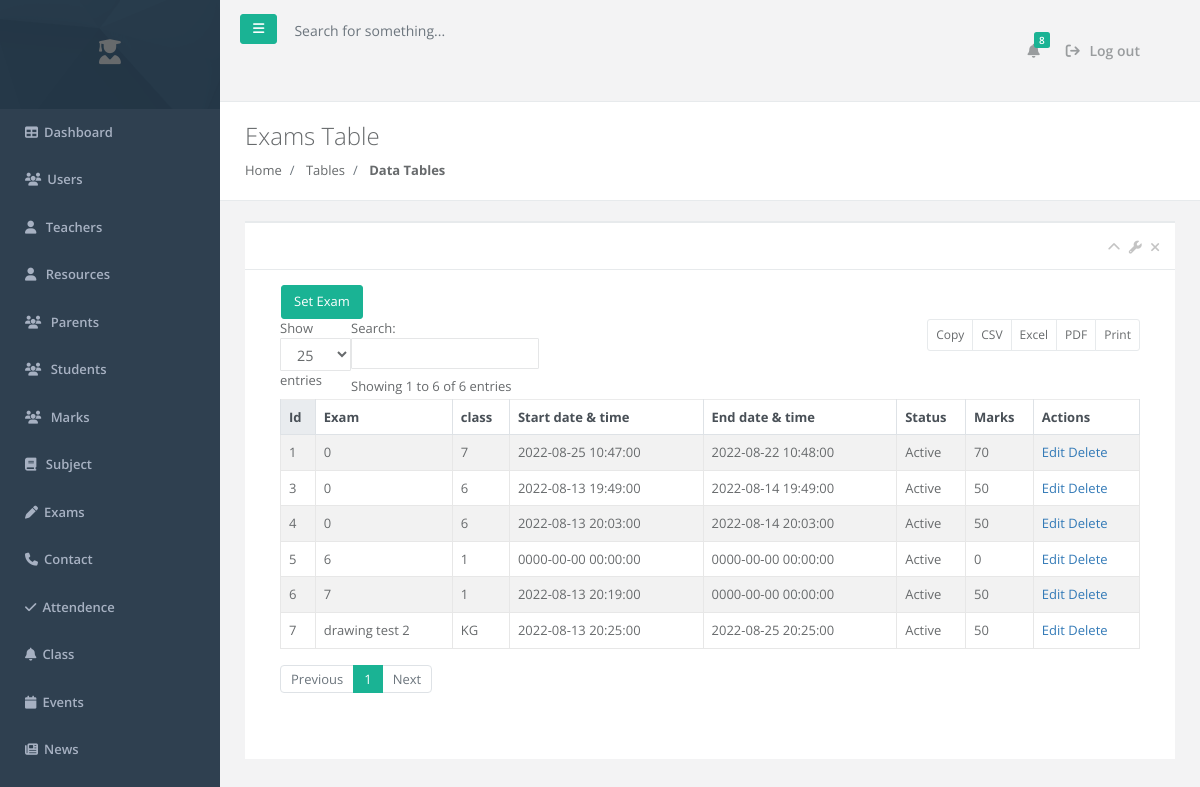
Page /dashboard/exams_student/index.php on the committed database.
### tables this page shows
CREATE TABLE `student_exams` (
  `id` int(11) NOT NULL,
  `exam_id` varchar(50) NOT NULL,
  `class_id` varchar(50) NOT NULL,
  `start_datetime` datetime NOT NULL,
  `end_datetime` datetime NOT NULL,
  `status` varchar(20) NOT NULL DEFAULT 'Active',
  `marks` float NOT NULL
);

### dashboard/exams_student/index.php (the view, shortened to what this page needs)
<?php
include '../sidebar_header.php';
$exams = $db->query("select * from student_exams");
?>
<div class="row wrapper border-bottom white-bg page-heading">
                <div class="col-lg-10">
                    <h2>Exams Table</h2>
                    <ol class="breadcrumb">
                        <li class="breadcrumb-item">
                            <a href="index.html">Home</a>
                        </li>
                        <li class="breadcrumb-item">
                            <a>Tables</a>
                        </li>
                        <li class="breadcrumb-item active">
                            <strong>Data Tables</strong>
                        </li>
                    </ol>
                </div>
                <div class="col-lg-2">
                </div>
            </div>
        <div class="wrapper wrapper-content animated fadeInRight">
            <div class="row">
                <div class="col-lg-12">
                <div class="ibox ">
                    <div class="ibox-title">
                        <div class="ibox-tools">
                            <a class="collapse-link">
                                <i class="fa fa-chevron-up"></i>
                            </a>
                            <a class="dropdown-toggle" data-toggle="dropdown" href="#">
                                <i class="fa fa-wrench"></i>
                            </a>
                            <a class="close-link">
                                <i class="fa fa-times"></i>
                            </a>
                        </div>
                    </div>
                    <div class="ibox-content">
                        <div class="table-responsive">
                        <button class="btn btn-primary ml-3"><a  class=" text-white" href="<?php echo $url ?>exams_student/add.php">Set Exam</a></button>
                        <table class="table table-striped table-bordered table-hover dataTables-example" >
                    <thead class="thead-light">
                        <tr>
                            <th>Id</th>
                            <th>Exam</th>
                            <th>class</th>
                            <th>Start date & time</th>
                            <th>End date & time</th>
                            <th>Status</th>
                            <th>Marks</th>
                            <th>Actions</th>
                        </tr>
                    </thead>
                    <tbody>
                        <?php foreach ($exams as $row) {?>
                        <tr>
                            <td><?php echo $row['id']; ?></td>
                            <td><?php echo $row['exam_id']; ?></td>
                            <td><?php echo $row['class_id']; ?></td>
                            <td><?php echo $row['start_datetime']; ?></td>
                            <td><?php echo $row['end_datetime']; ?></td>
                            <td><?php echo $row['status']; ?></td>
                            <td><?php echo $row['marks']; ?></td>
                            <td>
                                <a href="<?php echo $url;?>exams_student/edit.php?id=<?php echo $row['id']; ?>">Edit</a>
                                <a href="<?php echo $url;?>exams_student/index.php?delete=yes&&id=<?php echo $row['id']; ?>" onclick="return confirm('Are you sure?')">Delete</a>
                            </td>
                        </tr>
                        <?php } ?>
                    </tbody>
                </table>
            </div>
        </div>
<?php
    include '../footer.php';
?>

### rows in the picture
student_exams: id "1", exam "0", class "7", start_datetime "2022-08-25 10:47:00", end_datetime "2022-08-22 10:48:00", status "Active", marks "70"
student_exams: id "3", exam "0", class "6", start_datetime "2022-08-13 19:49:00", end_datetime "2022-08-14 19:49:00", status "Active", marks "50"
student_exams: id "4", exam "0", class "6", start_datetime "2022-08-13 20:03:00", end_datetime "2022-08-14 20:03:00", status "Active", marks "50"
student_exams: id "5", exam "6", class "1", start_datetime "0000-00-00 00:00:00", end_datetime "0000-00-00 00:00:00", status "Active", marks "0"
student_exams: id "6", exam "7", class "1", start_datetime "2022-08-13 20:19:00", end_datetime "0000-00-00 00:00:00", status "Active", marks "50"
student_exams: id "7", exam "drawing test 2", class "KG", start_datetime "2022-08-13 20:25:00", end_datetime "2022-08-25 20:25:00", status "Active", marks "50"
